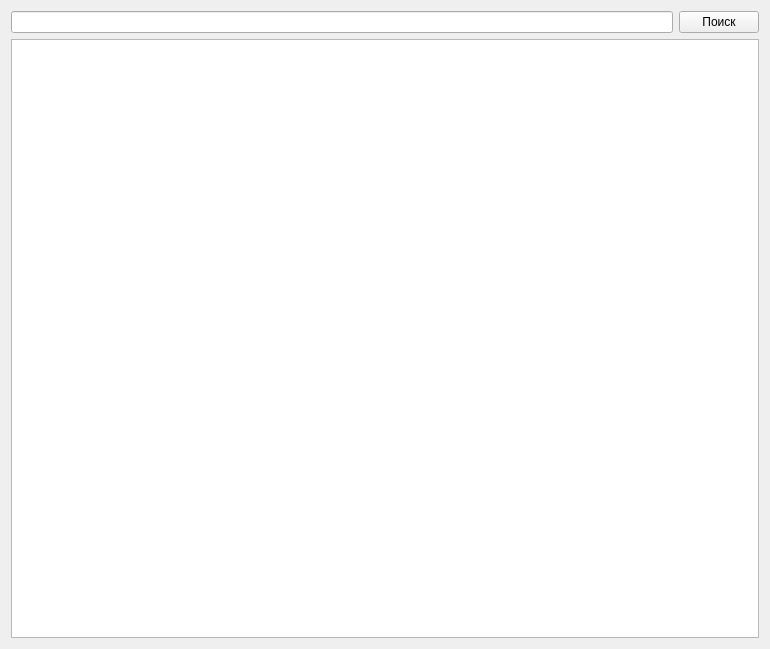
<?xml version="1.0" encoding="UTF-8"?>
<ui version="4.0">
 <class>QtGuiApplication1Class</class>
 <widget class="QMainWindow" name="QtGuiApplication1Class">
  <property name="geometry">
   <rect>
    <x>0</x>
    <y>0</y>
    <width>770</width>
    <height>649</height>
   </rect>
  </property>
  <property name="cursor">
   <cursorShape>ArrowCursor</cursorShape>
  </property>
  <property name="windowTitle">
   <string>QtGuiApplication1</string>
  </property>
  <widget class="QWidget" name="centralWidget">
   <layout class="QVBoxLayout" name="verticalLayout">
    <item>
     <layout class="QHBoxLayout" name="horizontalLayout">
      <item>
       <widget class="QLineEdit" name="lineEditCompliter"/>
      </item>
      <item>
       <widget class="QPushButton" name="pPushButtonSearch">
        <property name="sizePolicy">
         <sizepolicy hsizetype="Maximum" vsizetype="Fixed">
          <horstretch>0</horstretch>
          <verstretch>0</verstretch>
         </sizepolicy>
        </property>
        <property name="text">
         <string>Поиск</string>
        </property>
       </widget>
      </item>
     </layout>
    </item>
    <item>
     <layout class="QVBoxLayout" name="verticalLayout_2">
      <item>
       <widget class="QListWidget" name="pListWidgetRequest"/>
      </item>
     </layout>
    </item>
   </layout>
  </widget>
 </widget>
 <layoutdefault spacing="6" margin="11"/>
 <resources>
  <include location="qtguiapplication1.qrc"/>
 </resources>
 <connections/>
 <slots>
  <slot>myButtonClicked()</slot>
 </slots>
</ui>
